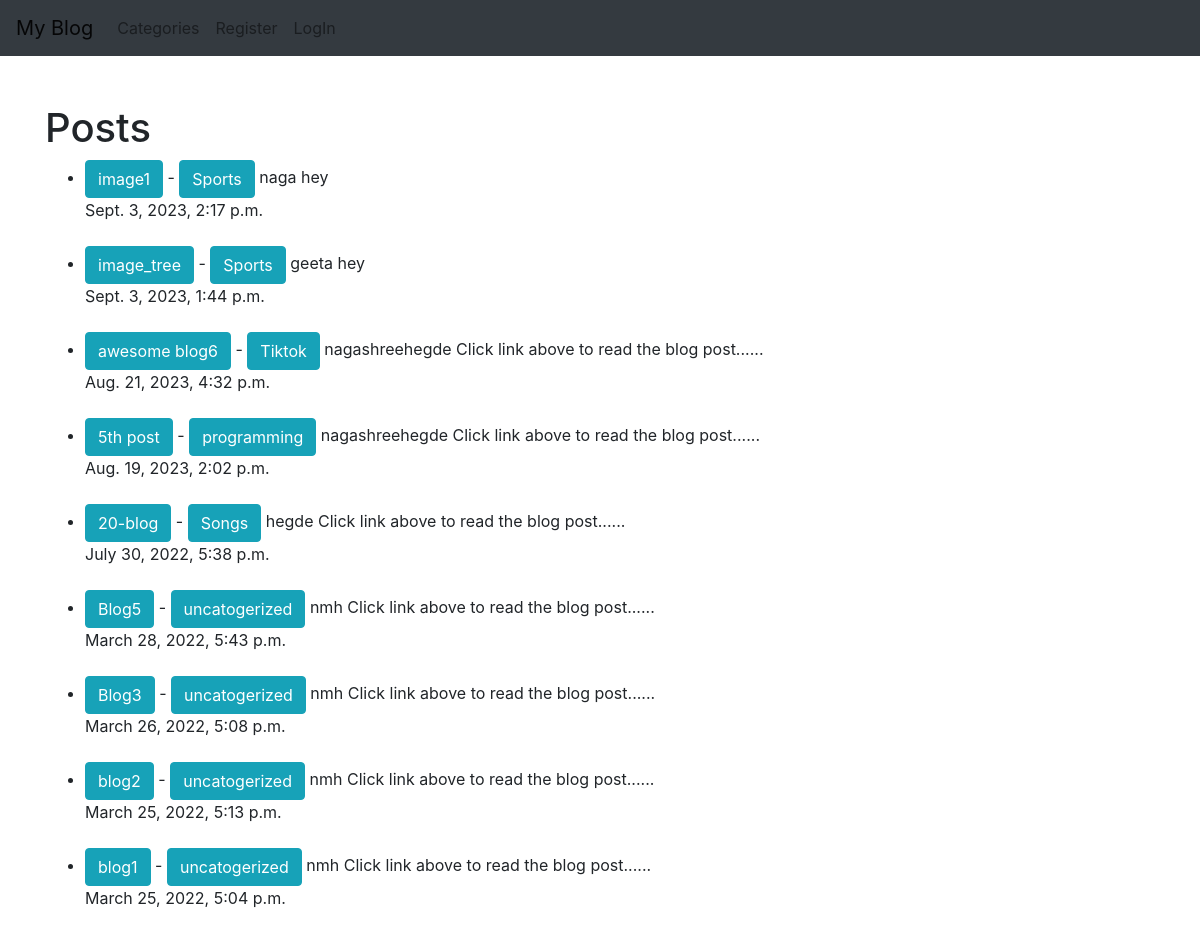
The page / on the database its author committed.
### app_blog/models.py (models this page shows, shortened)
class Post(models.Model):
    title = models.CharField(max_length=255)
    header_image = models.ImageField(null=True,blank=True, upload_to= 'images/')
    title_tag = models.CharField(max_length=255)
    author = models.ForeignKey(User,on_delete=models.CASCADE)
    body = RichTextField(blank=True, null=True)
    created = models.DateTimeField(auto_now_add=True)
    category = models.CharField(max_length=255,default='uncatogerized')
    snippet = models.CharField(max_length=255)
    likes = models.ManyToManyField(User, related_name='blog_posts')

### app_blog/views.py (the view)
# urls.py: path('',HomeView.as_view(),name="home"),
class HomeView(ListView):
    model=Post
    template_name='app_blog/home.html'
    ordering=['-created']

### app_blog/templates/app_blog/home.html (shortened to what this page needs)
{% extends 'app_blog/base.html' %}
{% block content %}
<h1>Posts</h1>
<ul>
{% for post in object_list %}
    <li><a href="{% url 'article-detail' post.pk %}" class="btn btn-info">{{ post.title }}</a> -
        <a href="{% url 'category' post.category|slugify %}" class="btn btn-info">{{ post.category }}</a>
        {{ post.author }}
     {{ post.snippet }}   <br>
     {{ post.created }} </li>
     <br>
{% endfor%}
</ul>
{% endblock %}

### rows shown on the page
Post: title "image1", category "Sports", author "naga", snippet "hey", created "Sept. 3, 2023, 2:17 p.m."
Post: title "image_tree", category "Sports", author "geeta", snippet "hey", created "Sept. 3, 2023, 1:44 p.m."
Post: title "awesome blog6", category "Tiktok", author "nagashreehegde", snippet "Click link above to read the blog post......", created "Aug. 21, 2023, 4:32 p.m."
Post: title "5th post", category "programming", author "nagashreehegde", snippet "Click link above to read the blog post......", created "Aug. 19, 2023, 2:02 p.m."
Post: title "20-blog", category "Songs", author "hegde", snippet "Click link above to read the blog post......", created "July 30, 2022, 5:38 p.m."
Post: title "Blog5", category "uncatogerized", author "nmh", snippet "Click link above to read the blog post......", created "March 28, 2022, 5:43 p.m."
Post: title "Blog3", category "uncatogerized", author "nmh", snippet "Click link above to read the blog post......", created "March 26, 2022, 5:08 p.m."
Post: title "blog2", category "uncatogerized", author "nmh", snippet "Click link above to read the blog post......", created "March 25, 2022, 5:13 p.m."
Post: title "blog1", category "uncatogerized", author "nmh", snippet "Click link above to read the blog post......", created "March 25, 2022, 5:04 p.m."
